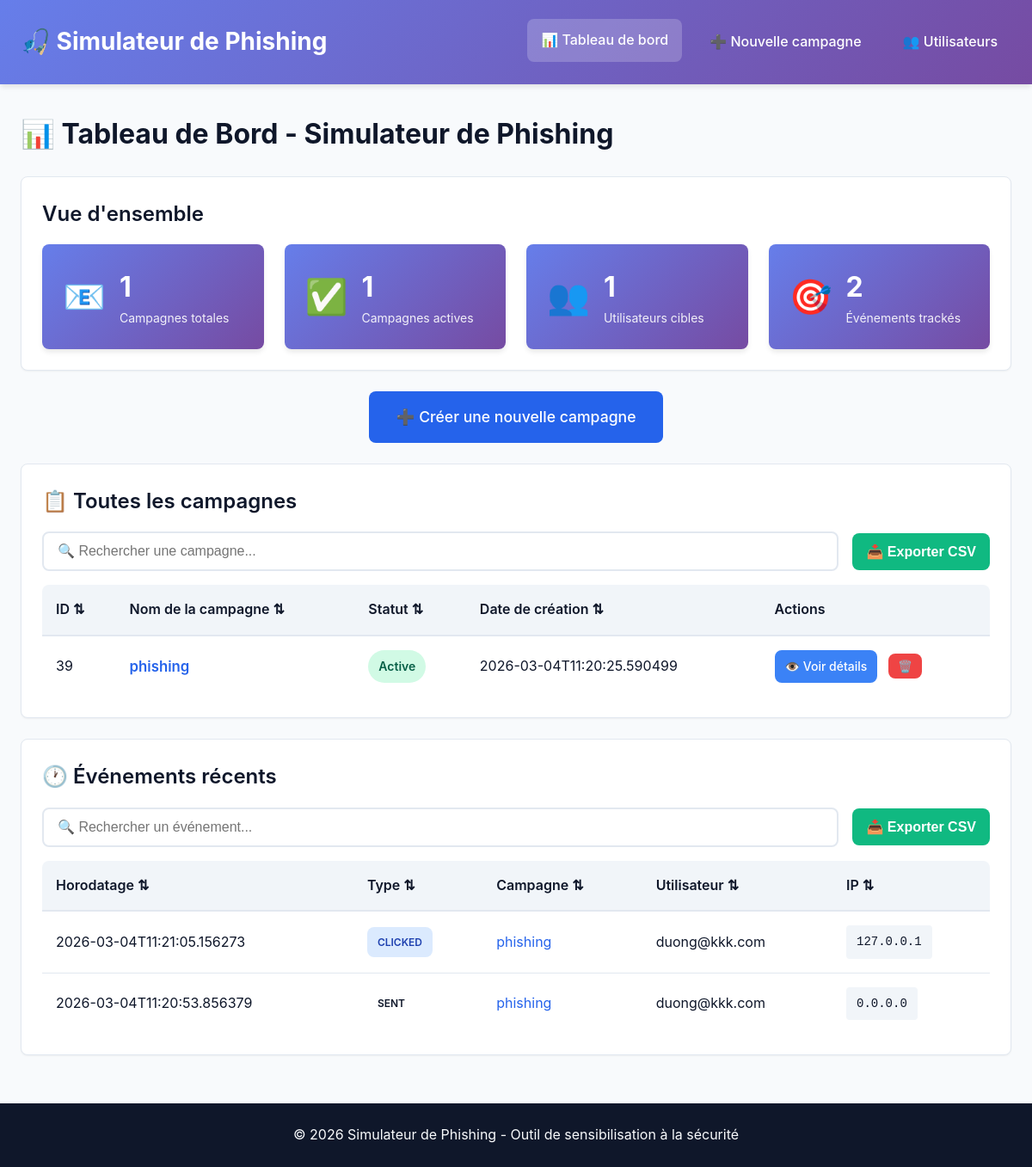
/dashboard, run on the app's committed database.
### tables this page shows
CREATE TABLE campaigns (
            campaign_id INTEGER PRIMARY KEY AUTOINCREMENT,
            campaign_name TEXT NOT NULL,
            campaign_created_at DATETIME,
            campaign_status TEXT NOT NULL
        );

CREATE TABLE events (
            id INTEGER PRIMARY KEY AUTOINCREMENT,
            campaign_id INTEGER NOT NULL,
            user_id INTEGER NOT NULL,
            event_type TEXT NOT NULL,
            ip TEXT NOT NULL,
            user_agent TEXT NOT NULL,
            event_timestamp DATETIME NOT NULL,
            FOREIGN KEY (campaign_id) REFERENCES campaigns(campaign_id),
            FOREIGN KEY (user_id) REFERENCES users(user_id)
        );

CREATE TABLE users (
            user_id INTEGER PRIMARY KEY AUTOINCREMENT,
            user_email TEXT NOT NULL UNIQUE
        );

### routes/dashboard_routes.py (the view)
@dashboard_bp.route("/dashboard")
def dashboard():
    campaigns = list_campaigns()
    conn = get_connection()
    cursor = conn.cursor()
    cursor.execute("SELECT COUNT(*) FROM users")
    total_users = cursor.fetchone()[0]
    cursor.execute("SELECT COUNT(*) FROM events")
    total_events = cursor.fetchone()[0]
    cursor.execute("""
        SELECT e.*, c.campaign_name, u.user_email
        FROM events e
        JOIN campaigns c ON e.campaign_id = c.campaign_id
        JOIN users u ON e.user_id = u.user_id
        ORDER BY e.event_timestamp DESC
        LIMIT 10
    """)
    recent_events = cursor.fetchall()
    conn.close()
    stats = {
        'total_campaigns': len(campaigns),
        'total_users': total_users,
        'total_events': total_events,
        'active_campaigns': len([c for c in campaigns if c.campaign_status == 'active'])
    }
    return render_template("dashboard.html",
                         campaigns=campaigns,
                         stats=stats,
                         recent_events=recent_events)

### database/db.py (called while the page is built)
def get_connection():
    conn = sqlite3.connect(DB_PATH, timeout=30.0, check_same_thread=False)  # Timeout de 30 secondes
    conn.execute("PRAGMA foreign_keys = ON")  # Enable foreign key support
    conn.row_factory = sqlite3.Row  # Enable named column access
    return conn

def get_all_campaign():
    conn = get_connection()
    cursor = conn.cursor()
    cursor.execute('SELECT * FROM campaigns')
    rows = cursor.fetchall()
    conn.close()
    return [Campaigns(*row) for row in rows]

### modules/campaign/manager.py (called while the page is built)
def list_campaigns():
    return db_get_all_campaign()

### templates/dashboard.html (shortened to what this page needs)
{% extends "base.html" %}
{% block content %}
<div class="dashboard-container">
    <h2>📊 Tableau de Bord - Simulateur de Phishing</h2>
    <div class="stats-overview">
        <h3>Vue d'ensemble</h3>
        <div class="stats-grid-main">
            <div class="stat-card">
                <div class="stat-icon">📧</div>
                <div class="stat-content">
                    <div class="stat-value">{{ stats.total_campaigns }}</div>
                    <div class="stat-title">Campagnes totales</div>
                </div>
            </div>
            <div class="stat-card">
                <div class="stat-icon">✅</div>
                <div class="stat-content">
                    <div class="stat-value">{{ stats.active_campaigns }}</div>
                    <div class="stat-title">Campagnes actives</div>
                </div>
            </div>
            <div class="stat-card">
                <div class="stat-icon">👥</div>
                <div class="stat-content">
                    <div class="stat-value">{{ stats.total_users }}</div>
                    <div class="stat-title">Utilisateurs cibles</div>
                </div>
            </div>
            <div class="stat-card">
                <div class="stat-icon">🎯</div>
                <div class="stat-content">
                    <div class="stat-value">{{ stats.total_events }}</div>
                    <div class="stat-title">Événements trackés</div>
                </div>
            </div>
        </div>
    </div>
    <div class="quick-actions">
        <a href="/campaign/create" class="btn-primary-large">
            ➕ Créer une nouvelle campagne
        </a>
    </div>
    <div class="campaigns-section">
        <h3>📋 Toutes les campagnes</h3>
        {% if campaigns %}
        <div class="table-controls">
            <input type="text"
                   id="campaigns-search"
                   placeholder="🔍 Rechercher une campagne..."
                   class="search-input">
            <button onclick="exportTableToCSV('campaigns-table', 'campagnes_' + new Date().toISOString().split('T')[0] + '.csv')"
                    class="btn-export">
                📥 Exporter CSV
            </button>
        </div>
        <div class="campaigns-table-container">
            <table class="campaigns-table" id="campaigns-table">
                <thead>
                    <tr>
                        <th onclick="sortTable('campaigns-table', 0, true)" style="cursor: pointer;" title="Cliquer pour trier">
                            ID ⇅
                        </th>
                        <th onclick="sortTable('campaigns-table', 1, true)" style="cursor: pointer;" title="Cliquer pour trier">
                            Nom de la campagne ⇅
                        </th>
                        <th onclick="sortTable('campaigns-table', 2, true)" style="cursor: pointer;" title="Cliquer pour trier">
                            Statut ⇅
                        </th>
                        <th onclick="sortTable('campaigns-table', 3, true)" style="cursor: pointer;" title="Cliquer pour trier">
                            Date de création ⇅
                        </th>
                        <th>Actions</th>
                    </tr>
                </thead>
                <tbody>
                    {% for c in campaigns %}
                    <tr id="campaign-row-{{ c.campaign_id }}">
                        <td>{{ c.campaign_id }}</td>
                        <td>
                            <a href="/campaign/{{ c.campaign_id }}" class="campaign-link">
                                {{ c.campaign_name }}
                            </a>
                        </td>
                        <td>
                            <span class="status-badge status-{{ c.campaign_status }}">
                                {{ c.campaign_status }}
                            </span>
                        </td>
                        <td>{{ c.campaign_created_at }}</td>
                        <td>
                            <a href="/campaign/{{ c.campaign_id }}" class="btn-small">
                                👁️ Voir détails
                            </a>
                            <button onclick="deleteCampaign('{{ c.campaign_id }}', '{{ c.campaign_name }}')"
                                    class="btn-delete-small"
                                    title="Supprimer cette campagne">
                                🗑️
                            </button>
                        </td>
                    </tr>
                    {% endfor %}
                </tbody>
            </table>
        </div>
        {% else %}
        <div class="empty-state-card">
            <p>🚀 Aucune campagne trouvée.</p>
            <p>Commencez par créer votre première campagne de sensibilisation au phishing !</p>
            <a href="/campaign/create" class="btn-primary">Créer maintenant</a>
        </div>
        {% endif %}
    </div>
    {% if recent_events %}
    <div class="recent-events-section">
        <h3>🕐 Événements récents</h3>
        <div class="table-controls">
            <input type="text"
                   id="events-search"
                   placeholder="🔍 Rechercher un événement..."
                   class="search-input">
            <button onclick="exportTableToCSV('events-table', 'evenements_' + new Date().toISOString().split('T')[0] + '.csv')"
                    class="btn-export">
                📥 Exporter CSV
            </button>
        </div>
        <div class="events-list">
            <table class="events-table-compact" id="events-table">
                <thead>
                    <tr>
                        <th onclick="sortTable('events-table', 0, true)" style="cursor: pointer;">Horodatage ⇅</th>
                        <th onclick="sortTable('events-table', 1, true)" style="cursor: pointer;">Type ⇅</th>
                        <th onclick="sortTable('events-table', 2, true)" style="cursor: pointer;">Campagne ⇅</th>
                        <th onclick="sortTable('events-table', 3, true)" style="cursor: pointer;">Utilisateur ⇅</th>
                        <th onclick="sortTable('events-table', 4, true)" style="cursor: pointer;">IP ⇅</th>
                    </tr>
                </thead>
                <tbody>
                    {% for event in recent_events %}
                    <tr>
                        <td>{{ event['event_timestamp'] }}</td>
                        <td>
                            <span class="event-badge event-{{ event['event_type'] }}">
                                {{ event['event_type'] }}
                            </span>
                        </td>
                        <td>
                            <a href="/campaign/{{ event['campaign_id'] }}">
                                {{ event['campaign_name'] }}
                            </a>
                        </td>
                        <td>{{ event['user_email'] }}</td>
                        <td><code>{{ event['ip'] }}</code></td>
                    </tr>
                    {% endfor %}
                </tbody>
            </table>
        </div>
    </div>
    {% endif %}
</div>
{% endblock %}

### templates/base.html (shortened to what this page needs)
<!DOCTYPE html>
<html lang="fr">
<head>
    <link rel="stylesheet" href="{{ url_for('static', filename='css/style.css') }}">
</head>
<body>
<header class="main-header">
    <div class="header-container">
        <div class="logo">
            <h1>🎣 Simulateur de Phishing</h1>
        </div>
        <nav class="main-nav">
            <a href="/dashboard" class="nav-link">📊 Tableau de bord</a>
            <a href="/campaign/create" class="nav-link">➕ Nouvelle campagne</a>
            <a href="/users" class="nav-link">👥 Utilisateurs</a>
        </nav>
    </div>
</header>
<main class="main-content">
    <div class="container">
        {% block content %}
        {% endblock %}
    </div>
</main>
<footer class="main-footer">
    <p>&copy; 2026 Simulateur de Phishing - Outil de sensibilisation à la sécurité</p>
</footer>
</body>
</html>

### data on the page
campaigns: campaign_id "39", campaign_name "phishing", campaign_status "Active", campaign_created_at "2026-03-04T11:20:25.590499"
events: event_timestamp "2026-03-04T11:21:05.156273", event_type "CLICKED", campaign_name "phishing", user_email "duong@kkk.com", ip "127.0.0.1"
events: event_timestamp "2026-03-04T11:20:53.856379", event_type "SENT", campaign_name "phishing", user_email "duong@kkk.com", ip "0.0.0.0"

### other printed values
{{ stats.total_campaigns }} "1"
{{ stats.active_campaigns }} "1"
{{ stats.total_users }} "1"
{{ stats.total_events }} "2"
